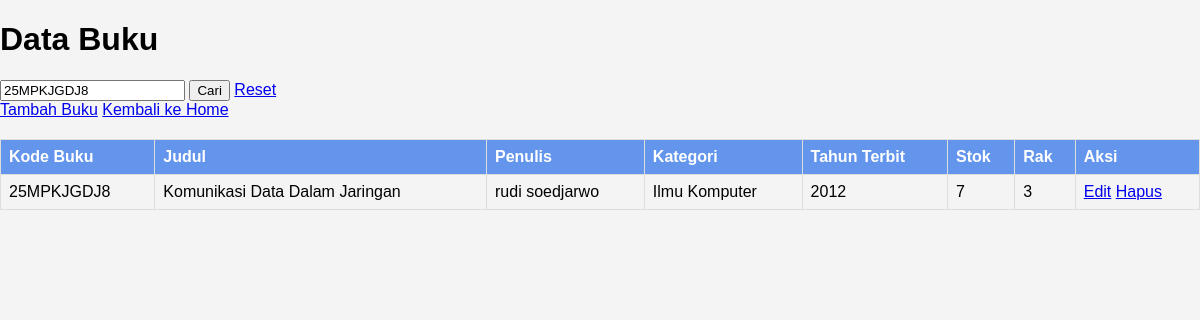
The app's page /modules/buku/index.php?keyword=25MPKJGDJ8 with its own data.
### tables this page shows
CREATE TABLE `buku` (
  `id_buku` int(11) NOT NULL,
  `kode_buku` varchar(50) NOT NULL,
  `judul` varchar(255) NOT NULL,
  `penulis` varchar(255) NOT NULL,
  `kategori` varchar(255) DEFAULT NULL,
  `tahun_terbit` int(4) NOT NULL,
  `rak` int(2) NOT NULL,
  `stok` int(11) NOT NULL
);

### modules/buku/index.php (the view, shortened to what this page needs)
<?php
include '../../config/koneksi.php';
$keyword = isset($_GET['keyword']) ? $_GET['keyword'] : '';
$query = "SELECT * FROM buku WHERE
          kode_buku LIKE '%$keyword%' OR
          judul LIKE '%$keyword%' OR
          penulis LIKE '%$keyword%' OR
          kategori LIKE '%$keyword%' OR
          tahun_terbit LIKE '%$keyword%' OR
          rak LIKE '%$keyword%'";
$result = $conn->query($query);
?>
<!DOCTYPE html>
<html lang="en">
<head>
    <link rel="stylesheet" href="../../assets/css/style.css">
</head>
<body>
    <h1>Data Buku</h1>
    <form method="GET" action="index.php">
        <input type="text" name="keyword" placeholder="Cari buku..." value="<?= htmlspecialchars($keyword); ?>">
        <button type="submit">Cari</button>
        <a href="index.php">Reset</a>
    </form>
    <a href="tambah.php">Tambah Buku</a>
    <a href="../../home.php">Kembali ke Home</a>
    <table border="1" cellspacing="0" cellpadding="5">
        <thead>
            <tr>
                <th>Kode Buku</th>
                <th>Judul</th>
                <th>Penulis</th>
                <th>Kategori</th>
                <th>Tahun Terbit</th>
                <th>Stok</th>
                <th>Rak</th>
                <th>Aksi</th>
            </tr>
        </thead>
        <tbody>
            <?php if ($result->num_rows > 0): ?>
                <?php while ($row = $result->fetch_assoc()): ?>
                    <tr>
                        <td><?= $row['kode_buku']; ?></td>
                        <td><?= $row['judul']; ?></td>
                        <td><?= $row['penulis']; ?></td>
                        <td><?= $row['kategori']; ?></td>
                        <td><?= $row['tahun_terbit']; ?></td>
                        <td><?= $row['stok']; ?></td>
                        <td><?= $row['rak']; ?></td>
                        <td>
                            <a href="edit.php?kode_buku=<?= $row['kode_buku']; ?>">Edit</a>
                            <a href="hapus.php?kode_buku=<?= $row['kode_buku']; ?>" onclick="return confirm('Yakin ingin menghapus buku ini?')">Hapus</a>
                        </td>
                    </tr>
                <?php endwhile; ?>
            <?php else: ?>
                <tr>
                    <td colspan="8">Tidak ada data ditemukan</td>
                </tr>
            <?php endif; ?>
        </tbody>
    </table>
</body>
</html>

### assets/css/style.css (style rules this page uses)
body { font-family: Arial, sans-serif; margin: 0; padding: 0; background-color: #f4f4f4; }
table { width: 100%; border-collapse: collapse; margin: 20px 0; }
table th, table td { border: 1px solid #ddd; padding: 8px; }
table th { background: #6495ED; color: white; text-align: left; }

### records on screen
buku: kode_buku "25MPKJGDJ8", judul "Komunikasi Data Dalam Jaringan", penulis "rudi soedjarwo", kategori "Ilmu Komputer", tahun_terbit "2012", stok "7", rak "3"
